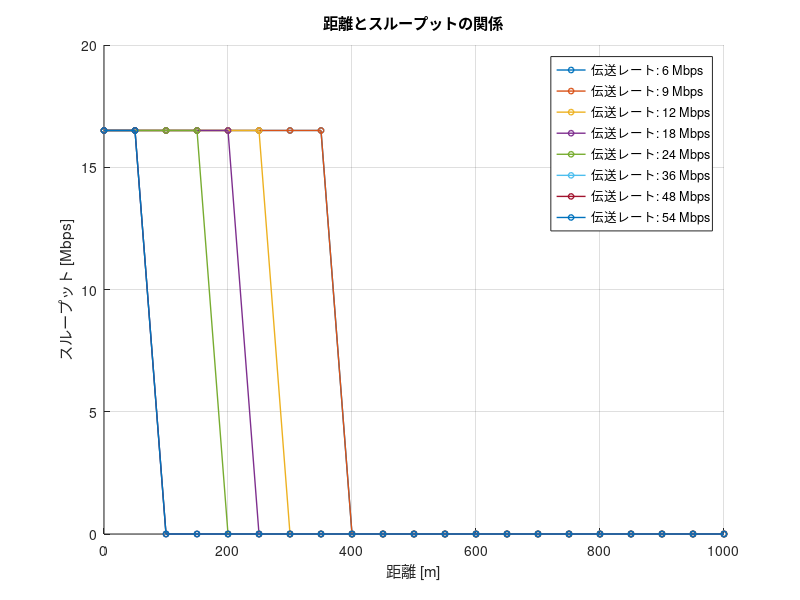

MATLAB code to generate this figure:
Rmin = [-82, -81, -79, -77, -74, -70, -66, -65]; % 最小受信感度 [dBm]
TR = [6, 9, 12, 18, 24, 36, 48, 54]; % 伝送レート [Mbps]
databit = [24, 36, 48, 72, 96, 144, 192, 216]; % OFDMシンボルごとのデータビット [bit]

Tp = 10; % 送信電力 [dBm]
f = 2.4 * 10^9; % 周波数 [Hz]
c = 3 * 10^8; % 光速 [m/s]
d = 50; % 距離のステップ [m]
PLCP_pre = 16; % PLCPプリアンブル [μs]
PLCPhead_sig = 1; % PLCPヘッダ（シグナル） [μs]
PLCPhead_ser = 16; % PLCPヘッダ（サービス） [μs]
ACK = 80; % 802.11ACKフレーム [bit]
MAC = 192; % 802.11MACヘッダ [bit]
LLC = 64; % LLCヘッダ [bit]
packet = 12000; % IPパケット [bit]
FCS = 32; % FCS [bit]
tail = 6; % テイルビット [bit]
SIFS = 10; % [μs]
DIFS = 34; % [μs]
backoff = 101.5; % 平均バックオフ制御時間 [μs]
ACK_t = (PLCP_pre + PLCPhead_sig + PLCPhead_ser + (ACK / databit(1))) * 1e-6; % ACK時間 [s]
data_t = (PLCP_pre + PLCPhead_sig + PLCPhead_ser + (packet + MAC + LLC + FCS + tail) / databit(1)) * 1e-6; % データフレーム時間 [s]

% フィギュアの設定
figure;
hold on;

max_distance = 1000; % 最大距離 [m]

for i = 1:length(Rmin)
    Rmin_current = Rmin(i);
    TR_current = TR(i);
    databit_current = databit(i);

    % 最大伝送距離の計算
    Lfs = Tp - Rmin_current; % 距離減衰 [dB]
    d_max = ((10^(Lfs / 20)) * c) / (4 * pi * f); % 最大距離 [m]

    % 距離の配列を作成
    distances = 0:d:max_distance; 
    throughput2 = zeros(size(distances)); % スループット配列の初期化

    for j = 1:length(distances)
        D = distances(j);
        if D > d_max
            throughput2(j) = 0; % 伝送距離がd_maxを超えた場合はスループットを0に
        else
            total_tt = (ACK_t + data_t + SIFS * 1e-6 + backoff * 1e-6 + DIFS * 1e-6); % 総送信時間
            throughput2(j) = packet / total_tt * 1e-6; % スループットの計算 [Mbps]
        end
    end

    % プロット
    plot(distances, throughput2, '-o', 'LineWidth', 1, 'MarkerSize', 4, 'DisplayName', sprintf('伝送レート: %d Mbps', TR_current));
end

% グラフのラベルとタイトル設定
xlabel('距離 [m]');
ylabel('スループット [Mbps]');
title('距離とスループットの関係');
legend('show');
grid on;
hold off;
